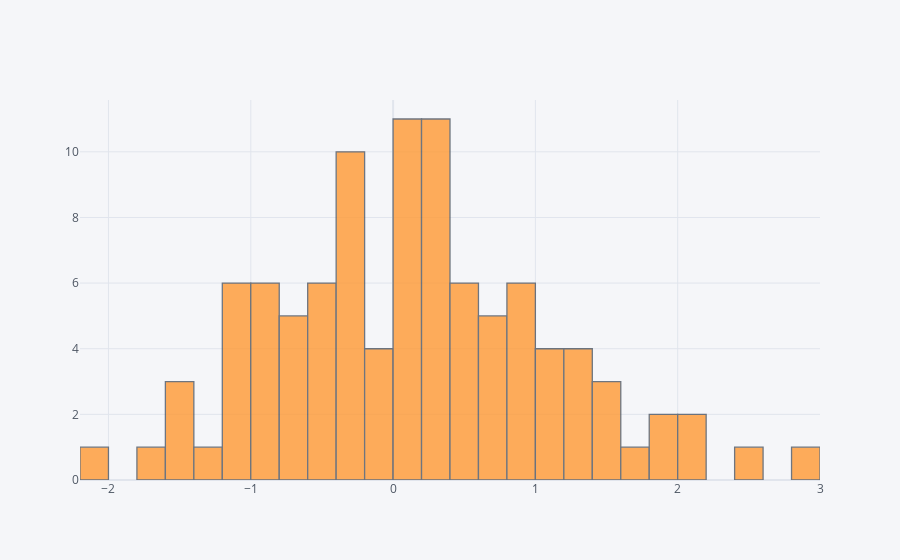

Notebook code cell kept with this figure:
### Markdown cell above
## histogram

### Code cell
df['A'].iplot(kind='hist',bins=25)

### Figure 1 — Plotly figure (JSON) as saved in the notebook; plotly's stock layout.template omitted (floating-point values rounded to 4 significant figures)
{"data": [{"histfunc": "count", "histnorm": "", "marker": {"color": "rgba(255, 153, 51, 1.0)", "line": {"color": "#4D5663", "width": 1.3}}, "name": "A", "nbinsx": 25, "opacity": 0.8, "orientation": "v", "type": "histogram", "x": [-1.471, -0.6085, -1.148, 0.2627, 2.084, 1.563, 0.5808, 0.1001, 1.226, 0.8122, -1.638, -1.354, -0.8859, -0.2118, 1.522, 1.202, 0.7103, -0.2355, -1.096, 1.693, -1.114, -1.524, 0.3738, 0.3996, 0.985, -0.4129, 0.2201, -0.994, 0.6053, -0.0815, 1.531, -0.666, 0.2476, -0.4201, 2.514, 0.1875, 0.7718, -1.022, 0.736, 0.3394, -0.9547, 0.2606, 0.001239, -0.7212, -0.1592, 1.036, -0.4367, 0.4184, -0.987, 0.4642, 0.9071, 0.04748, 0.8952, -0.3127, -0.3885, -0.2181, 0.06875, -2.047, -0.3019, 0.3992, -0.9619, 2.076, -0.1374, -0.8618, 1.391, 1.076, -0.2724, -1.136, 2.896, 0.9985, 0.5363, 0.3, -0.2044, -1.588, 0.1689, -0.7551, 0.1466, 0.3793, -0.4166, 0.6274, -0.2586, 0.04477, -0.437, 1.89, 0.5536, -1.135, -0.7427, 1.38, -0.5564, 0.09159, 1.886, -0.2805, 0.3607, 0.1064, 0.4406, 0.8149, 1.094, 0.05501, 1.131, -0.09953]}], "layout": {"barmode": "overlay", "legend": {"bgcolor": "#F5F6F9", "font": {"color": "#4D5663"}}, "paper_bgcolor": "#F5F6F9", "plot_bgcolor": "#F5F6F9", "title": {"font": {"color": "#4D5663"}}, "xaxis": {"gridcolor": "#E1E5ED", "showgrid": true, "tickfont": {"color": "#4D5663"}, "title": {"font": {"color": "#4D5663"}, "text": ""}, "zerolinecolor": "#E1E5ED"}, "yaxis": {"gridcolor": "#E1E5ED", "showgrid": true, "tickfont": {"color": "#4D5663"}, "title": {"font": {"color": "#4D5663"}, "text": ""}, "zerolinecolor": "#E1E5ED"}}}
